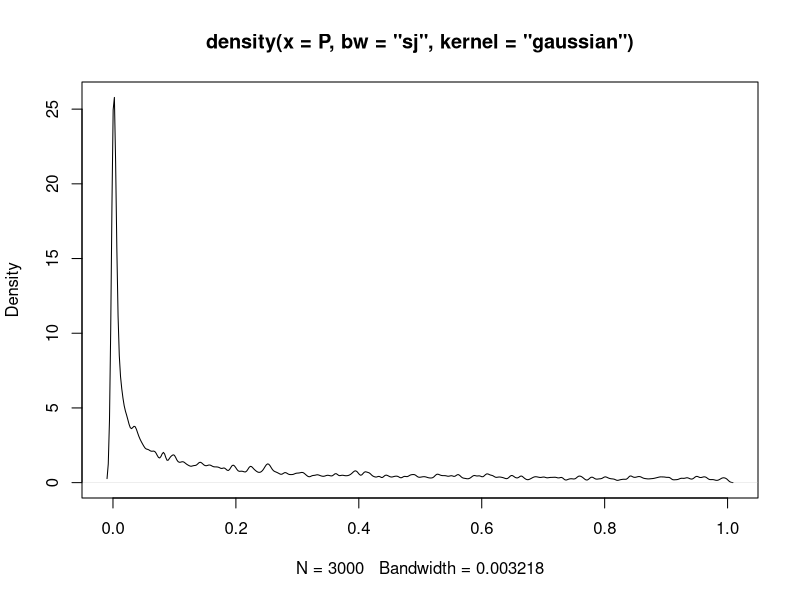

R code for this plot: (Note: this script raises an error after producing the figure.)
library(VGAM)
B=3000
P=c(NA,B)

for (i in seq(1:B)){
x=rlaplace(40,0,1/sqrt(2))
P[i]<-shapiro.test(x)$p

}
ks.test(P, "punif")

M=c(NA,B)
M[i]<-shapiro.test(x)$statistic
plot(density(P,kernel="gaussian",bw="sj"))
plot(density(M,kernel="gaussian",bw="sj"))
